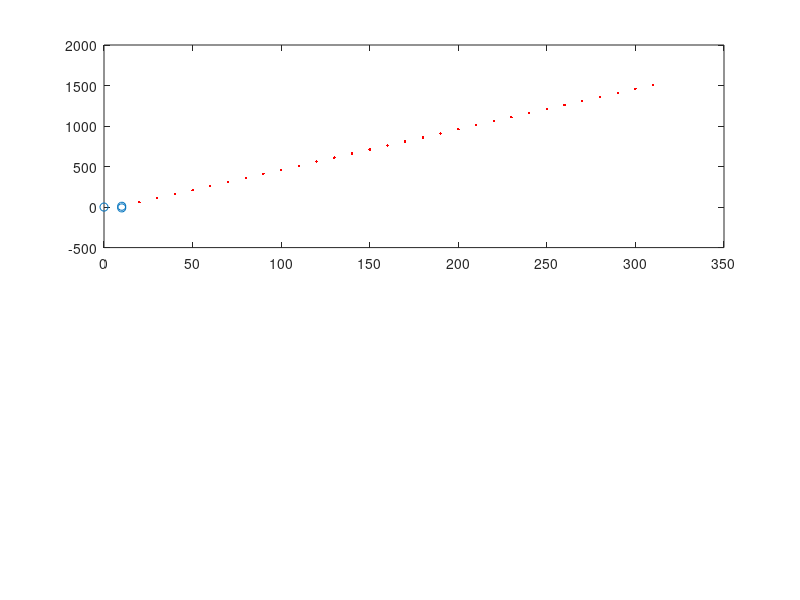

Here is the MATLAB script that generated this plot: (Note: this script raises an error after producing the figure.)
clear
%clc;
close all

%{

Default coordinary
1. Object: (10, 10)
2. Hand: (10, -10)
3. Reference: (0, 0)

Default Spread: 10 cm
Walk for 300s.

Slope for Object: 5
Slope for hand: -5

%}
%% parameter

% frequency(900MHz)
FREQ = 900 * 10^6;
% light speed
LS = 3 * 10^10;%(cm/s)

% mode (0 : linear; 1 : random)
mod = 0;
% time stamp
ts = 300;
% spread
walk_des = 10;
% set the plane size 
PLOT_SIZE = 1000;

% reference point
ref_xi = 0;
ref_yi = 0;

% setting starting index of obj and hand
obj_or_xi = 10;
obj_or_yi = 10;
% hand
hand_or_xi = 10;
hand_or_yi = -10;

%% plane with straight line

% reference point
ref = [ref_xi, ref_yi];
% subject initial point
o1 = [obj_or_xi, obj_or_yi];
% hand initial point
h1 = [hand_or_xi, hand_or_yi];

% slope and shift
slope1 = 5;
y_shift1 = obj_or_yi - slope1 * (obj_or_xi);

slope2 = -2;
y_shift2 = hand_or_yi - slope2 * (hand_or_xi);

xi_1 = (obj_or_xi+walk_des:walk_des:obj_or_xi+ts);
xi_2 = (hand_or_xi+walk_des:walk_des:hand_or_xi+ts);

% object trajectory 

if(mod == 0) % linear
    yi_1 = slope1 * xi_1 + y_shift1;
    yi_2 = slope2 * xi_2 + y_shift2;
    
elseif(mod == 1) % random
    ran_1 = 4;
    ran_2 = 4;
    yi_1 = rand(1,ts/walk_des)*ran_1 + (obj_or_yi-ran_1/2);
    yi_2 = rand(1,ts/walk_des)*ran_2 + (hand_or_yi-ran_2/2);
    
end

obj_mov = [xi_1; yi_1];
hand_mov = [xi_2; yi_2];

%% calculate

% distance
Ref2obj = norm(abs(o1-ref));
Ref2hand = norm(abs(h1-ref));
Ref2obj_h = norm(abs(o1-[ref_xi, obj_or_yi]));
Ref2han_h = norm(abs(h1-[ref_xi, hand_or_yi]));

Ref2obj_tra = obj_mov - ref.';
Ref2han_tra = hand_mov - ref.';
%hand2obj_tra = obj_mov - hand_mov;
tmp_ref = ones(1,ts/walk_des) .* ref_xi;
ref2obj_tra = obj_mov - [tmp_ref;yi_1];
ref2han_tra = hand_mov - [tmp_ref;yi_2];

% The two-norm of each column
Ref2obj_dis = sqrt(sum(abs(Ref2obj_tra).^2,1));
Ref2han_dis = sqrt(sum(abs(Ref2han_tra).^2,1));
ref2obj_dis = sqrt(sum(abs(ref2obj_tra).^2,1));
ref2han_dis = sqrt(sum(abs(ref2han_tra).^2,1));

% ref angle
theta = (abs(angle(asin(Ref2obj / Ref2obj_h)))+abs(angle(asin(Ref2hand / Ref2han_h))))*180/pi;
theta_tra = (abs(angle(asin(Ref2obj_dis ./ ref2obj_dis))) + abs(angle(asin(Ref2han_dis ./ ref2han_dis)))).*180./pi;

% time = d/3*10^8
Ref2obj_t = Ref2obj / LS;
Ref2hand_t = Ref2hand / LS;
Ref2obj_dis_t = Ref2obj_dis ./LS;
Ref2han_dis_t = Ref2han_dis ./LS;

% phase = -2*pi*freq*time
alt_up = -2 * pi * FREQ * 1i;
Ref2obj_p = angle((alt_up * Ref2obj_t));
Ref2hand_p = angle(alt_up * Ref2hand_t);
Ref2obj_dis_p = angle(exp(alt_up .* Ref2obj_dis_t));
Ref2han_dis_p = angle(exp(alt_up .* Ref2han_dis_t));

%% plot 

xlim([0 length(PLOT_SIZE)]);
ylim([0 length(PLOT_SIZE)]);

subplot(2,2,[1,2])
ini_x = [ref_xi, obj_or_xi, hand_or_xi];
ini_y = [ref_yi, obj_or_yi, hand_or_yi];
plot(ini_x, ini_y, 'o');
hold on;

plot(xi_1, yi_1, 'r.');
hold on;
plot(xi_2, yi_2, 'bl.');
hold on;
grid on;
title('Trajectory');

%figure();
subplot(2,2,3)
plot(Ref2obj_dis_p,'r');
hold on;
plot(Ref2han_dis_p, 'bl');
title('Phase change');

%figure();
subplot(2,2,4)
plot(theta_tra);
title('Angle of Trajectory');


